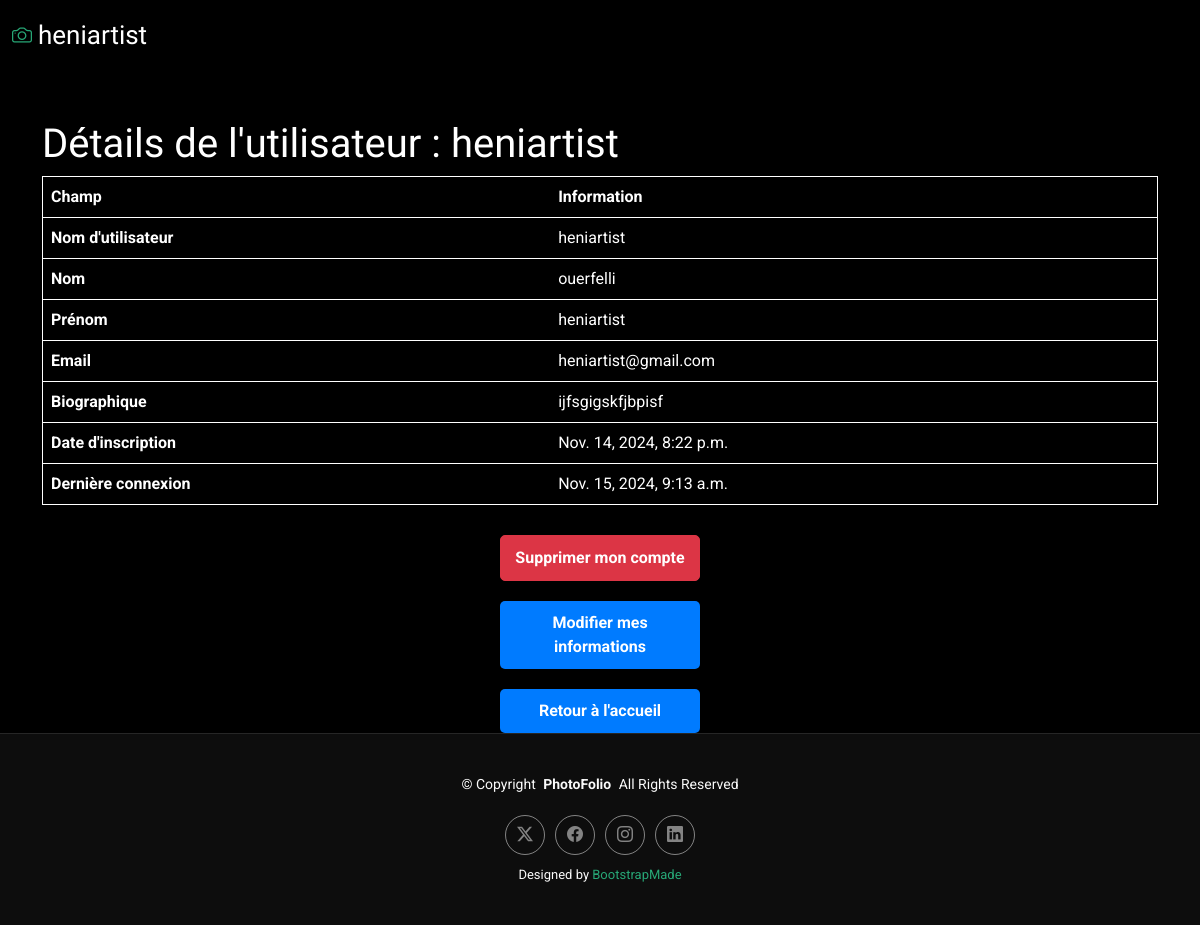
/details/10/ (signed in), run on the app's committed database.
### users/models.py (models this page shows, shortened)
class User(AbstractUser):
    biography = models.TextField(blank=True, null=True,help_text="Une brève biographie ou description")
    first_name = models.CharField(max_length=30, validators=[only_Letters])
    last_name = models.CharField(max_length=30, validators=[only_Letters])
    email = models.EmailField(unique=True,validators=[Email_Valide])
    username = models.CharField(max_length=50, unique=True)
    USERNAME_FIELD="username"
    is_artist = models.BooleanField(default=False, help_text="Indique si l'utilisateur est un artiste")
    class Meta:
        verbose_name = "User"

### users/views.py (the view)
# urls.py: path('details/<int:pk>/', UserDetails.as_view(), name='user_details'),
class UserDetails(LoginRequiredMixin, DetailView):
    model = User
    template_name = "details.html"
    context_object_name = "user_details"

### users/templates/details.html (shortened to what this page needs)
{% load static %}
<!DOCTYPE html>
<html lang="en">
<head>
  <link href="{% static 'assets/vendor/bootstrap/css/bootstrap.min.css'%}" rel="stylesheet">
  <link href="{% static 'assets/vendor/bootstrap-icons/bootstrap-icons.css' %}" rel="stylesheet">
  <link href="{% static 'assets/vendor/aos/aos.css' %}" rel="stylesheet">
  <link href="{% static 'assets/vendor/glightbox/css/glightbox.min.css' %}" rel="stylesheet">
  <link href="{% static 'assets/vendor/swiper/swiper-bundle.min.css' %}" rel="stylesheet">
  <link href="{% static 'assets/css/main.css'%}" rel="stylesheet">
</head>
<body class="index-page">
  <header id="header" class="header d-flex align-items-center sticky-top">
    <div class="container-fluid position-relative d-flex align-items-center justify-content-between">
        <a href="{% url 'home' %}" class="logo d-flex align-items-center me-auto me-xl-0">
            <i class="bi bi-camera"></i>
              <h1 class="sitename">{{ user_details.username }}</h1>
          </a>
    </div>
  </header>
  <div class="container mt-5">
    <h1>Détails de l'utilisateur : {{ user_details.username }}</h1>
    <table class="table table-striped" style="border: 1px solid white; background-color: black !important; color: white;">
        <thead>
            <tr >
                <th scope="col">Champ</th>
                <th scope="col">Information</th>
            </tr>
        </thead>
        <tbody>
            <tr >
                <td><strong>Nom d'utilisateur</strong></td>
                <td>{{ user_details.username }}</td>
            </tr>
            <tr >
              <td><strong>Nom</strong></td>
              <td>{{ user_details.last_name }}</td>
          </tr>
          <tr >
            <td><strong>Prénom</strong></td>
            <td>{{ user_details.first_name }}</td>
        </tr>
            <tr >
                <td><strong>Email</strong></td>
                <td>{{ user_details.email }}</td>
            </tr>
            <tr >
              <td><strong>Biographique</strong></td>
              <td>{{ user_details.biography}}</td>
          </tr>
            <tr >
                <td><strong>Date d'inscription</strong></td>
                <td>{{ user_details.date_joined }}</td>
            </tr>
            <tr >
                <td><strong>Dernière connexion</strong></td>
                <td>{{ user_details.last_login }}</td>
            </tr>
        </tbody>
    </table>
    <div class="btn-container">
      <a href="{% url 'delete_user' pk=user.pk %}" class="btn btn-danger">Supprimer mon compte</a>
      <a href="{% url 'user_update' user.pk %}" class="btn-get-started">Modifier mes informations</a>
      <a href="{% url 'home' %}" class="btn-get-started">Retour à l'accueil</a>
  </div>
</div>
  <footer id="footer" class="footer">
    <div class="container">
      <div class="copyright text-center ">
        <p>© <span>Copyright</span> <strong class="px-1 sitename">PhotoFolio</strong> <span>All Rights Reserved</span></p>
      </div>
      <div class="social-links d-flex justify-content-center">
        <a href=""><i class="bi bi-twitter-x"></i></a>
        <a href=""><i class="bi bi-facebook"></i></a>
        <a href=""><i class="bi bi-instagram"></i></a>
        <a href=""><i class="bi bi-linkedin"></i></a>
      </div>
      <div class="credits">
        Designed by <a href="https://bootstrapmade.com/">BootstrapMade</a>
      </div>
    </div>
  </footer>
</body>
</html>

### static/assets/css/main.css (style rules this page uses)
:root { --default-font: "Roboto", system-ui, -apple-system, "Segoe UI", Roboto, "Helvetica Neue", Arial, "Noto Sans", "Liberation Sans", sans-serif, "Apple Color Emoji", "Segoe UI Emoji", "Segoe UI Symbol", "Noto Color Emoji"; --heading-font: "Cardo", sans-serif; --nav-font: "Inter", sans-serif; }
:root { --background-color: #000000; --default-color: #fafafa; --heading-color: #ffffff; --accent-color: #27a776; --surface-color: #1a1a1a; --contrast-color: #ffffff; }
:root { --nav-color: rgba(255, 255, 255, 0.5); --nav-hover-color: #ffffff; --nav-mobile-background-color: #1a1a1a; --nav-dropdown-background-color: #1a1a1a; --nav-dropdown-color: rgba(255, 255, 255, 0.5); --nav-dropdown-hover-color: #ffffff; }
:root { scroll-behavior: smooth; }
body { color: var(--default-color); background-color: var(--background-color); font-family: var(--default-font); }
a { color: var(--accent-color); text-decoration: none; transition: 0.3s; }
h1, h2, h3, h4, h5, h6 { color: var(--heading-color); font-family: var(--heading-font); }
.header { color: var(--default-color); background-color: var(--background-color); padding: 20px 0; transition: all 0.5s; z-index: 997; border-bottom: 1px solid var(--background-color); }
.header .logo { line-height: 1; }
.header .logo h1 { font-size: 32px; margin: 0; font-weight: 400; color: var(--heading-color); }
.header .logo i { font-size: 28px; margin-right: 6px; }
@media (max-width: 1200px) { .header .logo { order: 1; } }
@media (max-width: 1200px) { .header .logo h1 { font-size: 26px; } }
@media (max-width: 1200px) { .header .logo i { font-size: 20px; } }
.footer { --background-color: color-mix(in srgb, var(--default-color), transparent 95%); border-top: 1px solid color-mix(in srgb, var(--default-color), transparent 90%); color: var(--default-color); background-color: var(--background-color); font-size: 14px; padding: 40px 0; position: relative; }
.footer .copyright p { margin-bottom: 0; }
.footer .social-links { margin-top: 20px; }
.footer .social-links a { display: flex; align-items: center; justify-content: center; width: 40px; height: 40px; border-radius: 50%; border: 1px solid color-mix(in srgb, var(--default-color), transparent 50%); font-size: 16px; color: color-mix(in srgb, var(--default-color), transparent 50%); margin: 0 5px; transition: 0.3s; }
.footer .credits { margin-top: 10px; font-size: 13px; text-align: center; }

### users/templates/details.html (style rules this page uses)
.table { background-color: black !important; }
.btn-container { display: flex; flex-direction: column; gap: 20px; align-items: center; margin-top: 30px; }
.btn-container a { width: 200px; padding: 10px; text-align: center; border-radius: 5px; text-decoration: none; }
.btn-danger { background-color: #dc3545; color: white; font-weight: bold; }
.btn-get-started { background-color: #007bff; color: white; font-weight: bold; }

### data on the page
User: username "heniartist", last_name "ouerfelli", first_name "heniartist", email "heniartist@gmail.com", biography "ijfsgigskfjbpisf", date_joined "Nov. 14, 2024, 8:22 p.m.", last_login "Nov. 15, 2024, 9:13 a.m."
